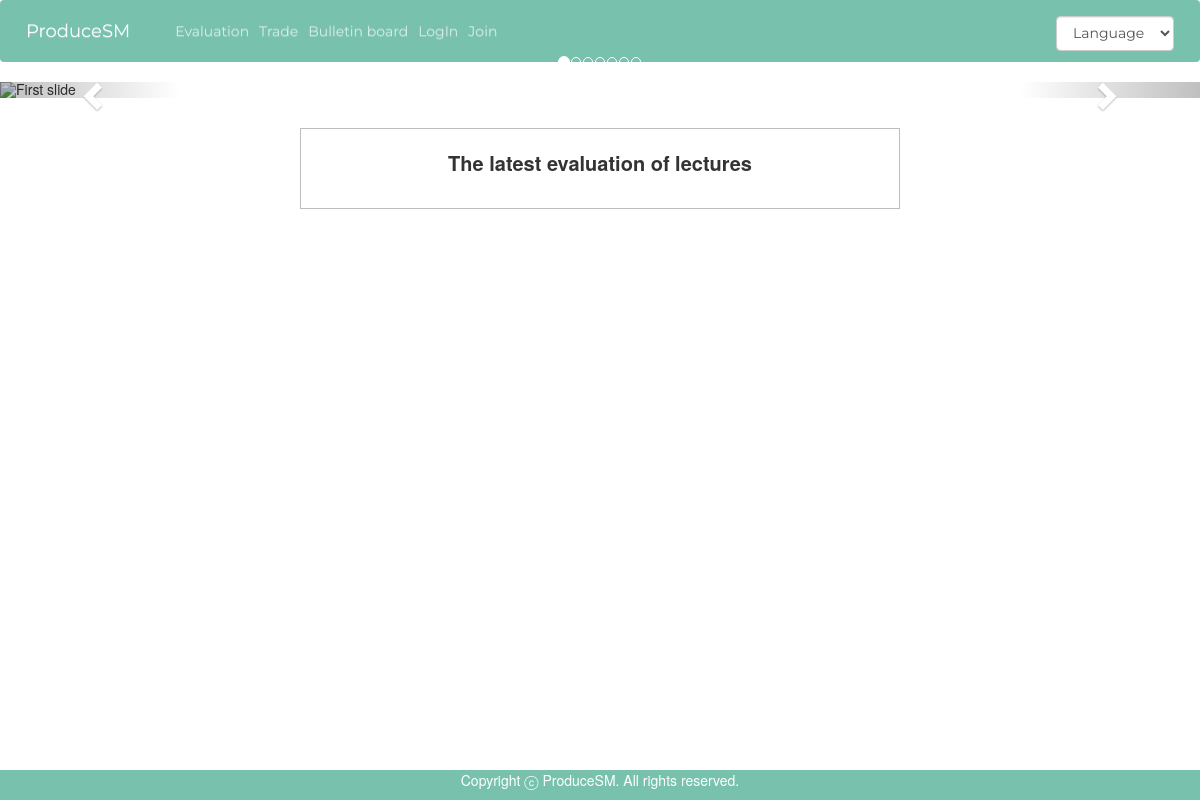
/index_en.php, run on an earlier commit of the app's database.
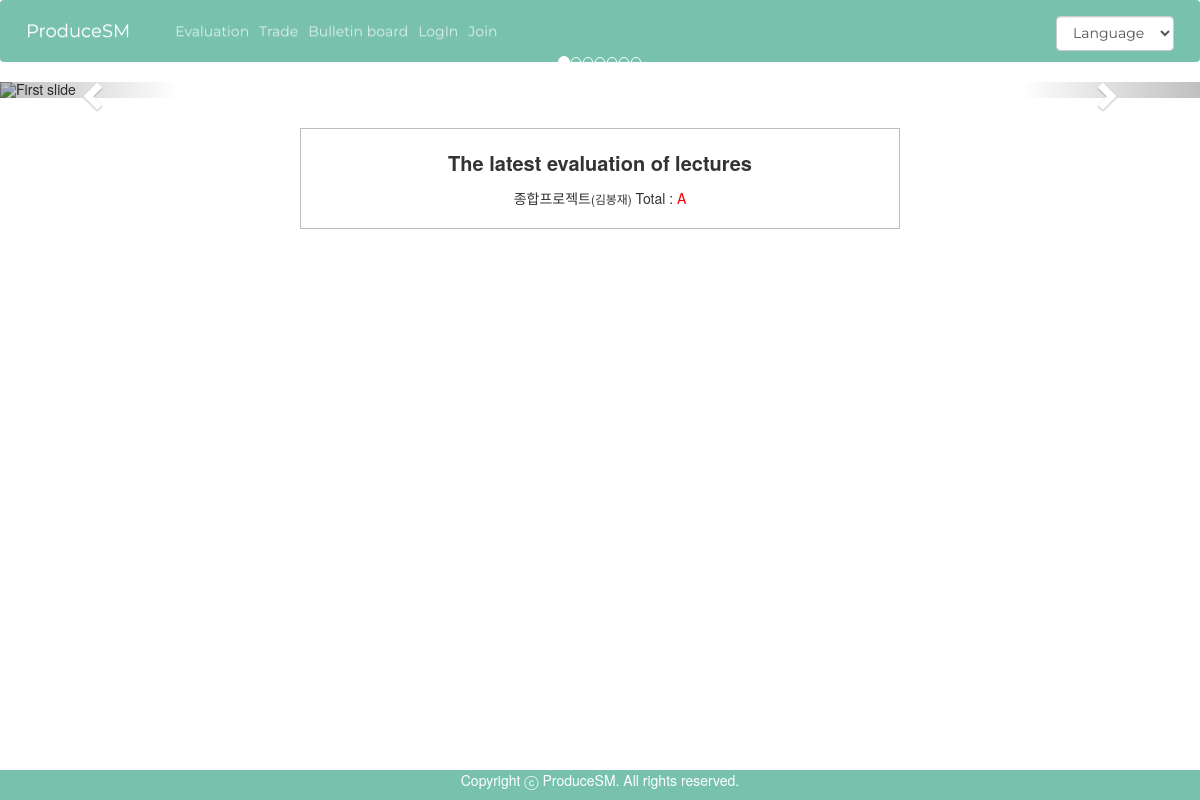
And on a later commit of the database.
### tables this page shows
CREATE TABLE `evaluation` (
  `idx` int(11) NOT NULL,
  `name` varchar(50) NOT NULL,
  `lectureName` varchar(50) NOT NULL,
  `professorName` varchar(50) NOT NULL,
  `lectureYear` int(11) NOT NULL,
  `semesterDivide` varchar(20) NOT NULL,
  `lectureDivide` varchar(10) NOT NULL,
  `title` varchar(50) NOT NULL,
  `content` varchar(2048) NOT NULL,
  `totalScore` varchar(10) NOT NULL,
  `creditScore` varchar(10) NOT NULL,
  `comfortableScore` varchar(10) NOT NULL,
  `lectureScore` varchar(10) NOT NULL
);

### db.php (called while the page is built, shortened)
<?php
 $db = new mysqli("localhost","producesm","sunmoon12!","producesm");
 $db->set_charset("utf8");
 function mq($sql){
   global $db;
   return $db->query($sql);
 }
 ?>

### index_en.php (the view, shortened to what this page needs)
<?php include "db.php"; ?>
<!DOCTYPE html PUBLIC "-//W3C//DTD XHTML 1.0 Transitional//EN" "http://www.w3.org/TR/xhtml1/DTD/xhtml1-transitional.dtd">
<html lang="en" xmlns="http://www.w3.org/1999/xhtml">
<head>
	<link rel="stylesheet" type="text/css" href="css/common.css" />
	<link rel="stylesheet" href="../css/bootstrap.min.css">
	<link rel="stylesheet" href="../css/bootstrap-theme.min.css">
	<link href="http://netdna.bootstrapcdn.com/bootstrap/3.1.1/css/bootstrap.min.css" rel="stylesheet" />
		</head>
		<body>
			<nav class="navbar navbar-expand-lg navbar-dark bg-primary">
			  <a class="navbar-brand"href="../index_en.php">ProduceSM</a>
			  <div class="collapse navbar-collapse" id="navbarColor01">
			    <ul class="navbar-nav mr-auto">
			      <li class="nav-item">
			        <a class="nav-link" href="../page/evaluation_en.php">Evaluation</a>
			      </li>
			      <li class="nav-item">
			        <a class="nav-link" href="../page/trade_en.php">Trade</a>
			      </li>
			      <li class="nav-item">
			        <a class="nav-link" href="../page/list_en.php">Bulletin board</a>
			      </li>
						<?php if(!(isset($_SESSION['userid']))){	?>
							<li class="nav-item">
				        <a class="nav-link" onclick="popupLogin();">LogIn</a>
				      </li>
							<li class="nav-item">
				        <a class="nav-link" onclick="popupRegister();">Join</a>
				      </li>
						<?php } ?>
			    </ul>
					<ul class="navbar-nav mr-auto navbar-right">
						<li class="nav-item" style="margin-top:10px;">
							<select style="height:35px;" class="form-control" name="jump" onchange="location.href=this.value">
								<option value="index.php">Language</option>
							</select>
						</li>
					</ul>
				</div>
			</nav>
			<div id="myCarousel" class="carousel slide" data-ride="carousel">
				<ol class="carousel-indicators">
					<li data-target="#myCarousel" data-slide-to="0" class="active"></li>
					<li data-target="#myCarousel" data-slide-to="1"></li>
					<li data-target="#myCarousel" data-slide-to="2"></li>
					<li data-target="#myCarousel" data-slide-to="3"></li>
					<li data-target="#myCarousel" data-slide-to="4"></li>
					<li data-target="#myCarousel" data-slide-to="5"></li>
					<li data-target="#myCarousel" data-slide-to="6"></li>
				</ol>
				<div class="carousel-inner">
					<div class="item active">
						<img src="../img/img5_en.png" style="width:100%" alt="First slide">
					</div>
				</div>
				<a class="left carousel-control" href="#myCarousel" data-slide="prev"><span class="glyphicon glyphicon-chevron-left"></span></a>
				<a class="right carousel-control" href="#myCarousel" data-slide="next"><span class="glyphicon glyphicon-chevron-right"></span></a>
			</div>
			<br>
			<div id="jb-container">
				<p style="text-align:center;font-size:15pt;"><strong>The latest evaluation of lectures</strong></p>
				<?php
					$result = mq("SELECT * FROM evaluation order by idx desc limit 5");
						while($evaluation = mysqli_fetch_array($result)){
				?>
							<?php echo $evaluation['lectureName']?><small>(<?php echo $evaluation['professorName']; ?>)</small> Total : <span style="color: red;"><?php echo $evaluation['totalScore']; ?></span><br>
							<?php } ?>
			</div>
			<div style="position:fixed; left:0px; bottom:0px; height:30px; width:100%; background:rgb(120, 194, 173);(120, 194, 173); color: white;">
	      <p style="text-align:center; top:10px;">Copyright ⓒ ProduceSM. All rights reserved.</p>
	    </div>
		</body>
	</html>

What changed in the data, as far as the page shows it:
added evaluation: lectureName "종합프로젝트", professorName "김봉재", totalScore "A"
